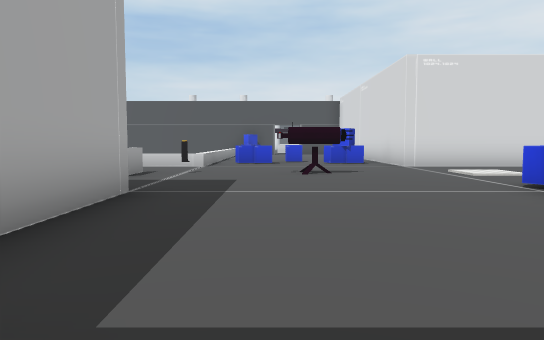
[1] (above)

23 first-person views from a walk through a Unity game level. The camera is 1.2 m above the floor, tilts 4° down and sees 70° across. Doors are open. The floor is counted in squares, 2 m on a side. Each view is taken from the middle of a square. On the plan, view 1 faces up. The plan holds only what a view shows up to about 11 squares ahead; the rest is blank. The place goes on beyond the plan. The player is left out. Some surface patterns are stand-ins.

[2]
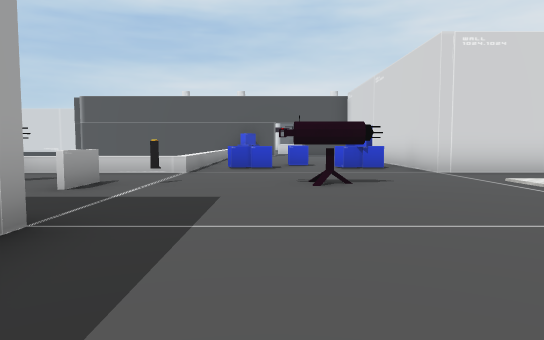

[3]
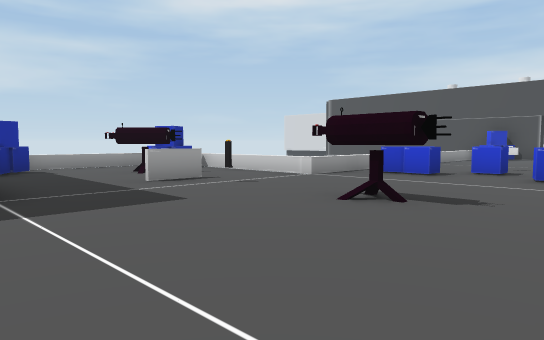

[4]
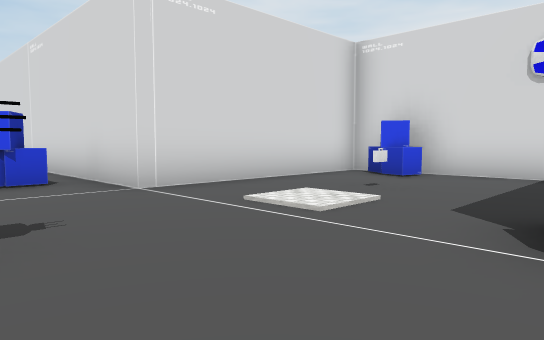

[5]
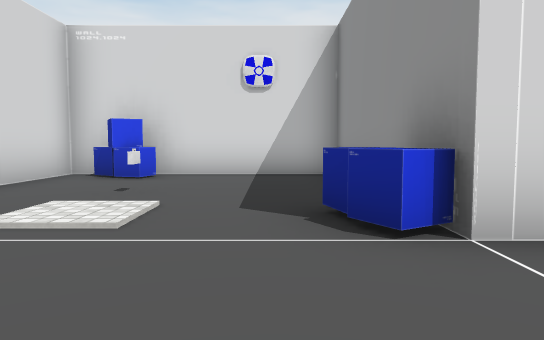

[6]
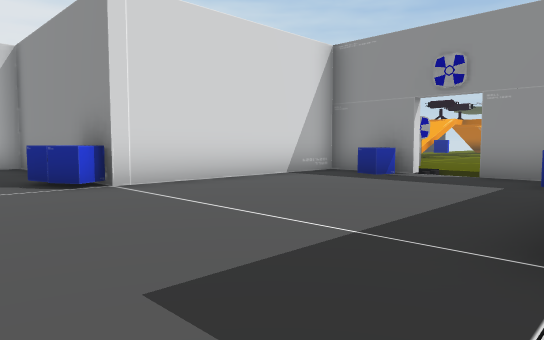

[7]
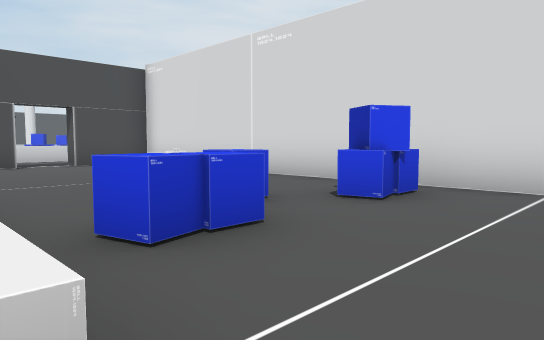

[8]
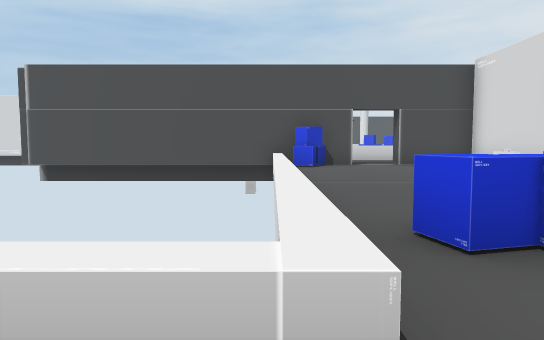

[9]
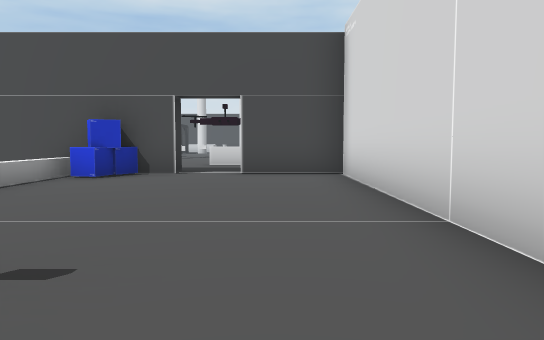

[10]
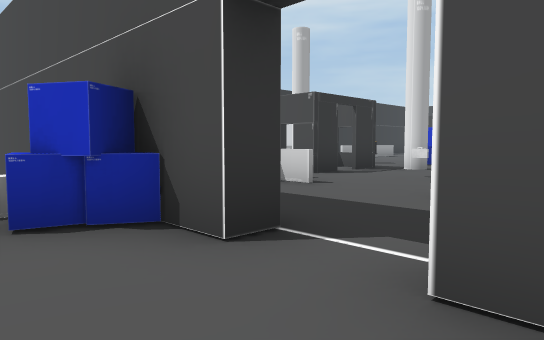

[11]
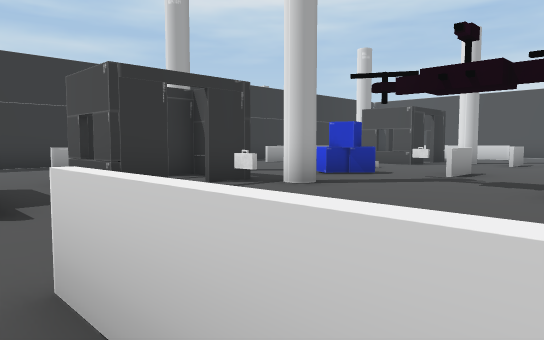

[12]
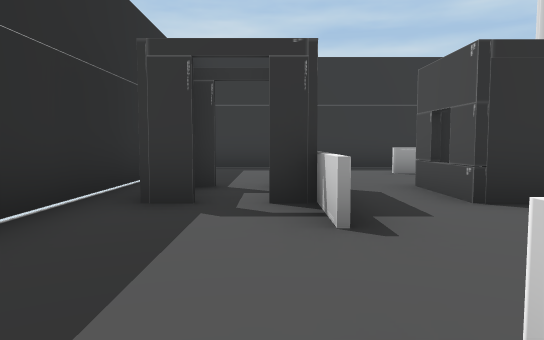

[13]
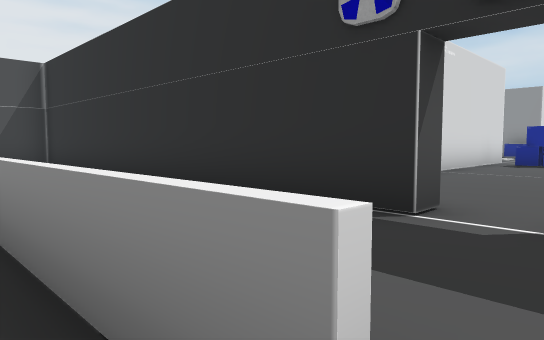

[14]
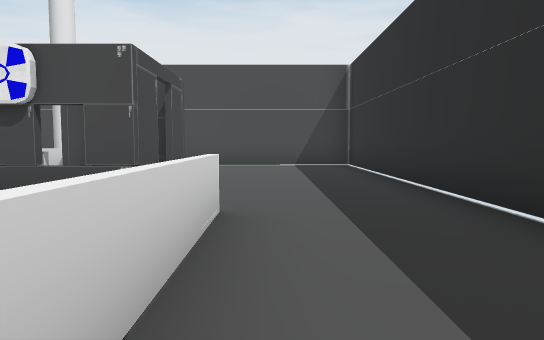

[15]
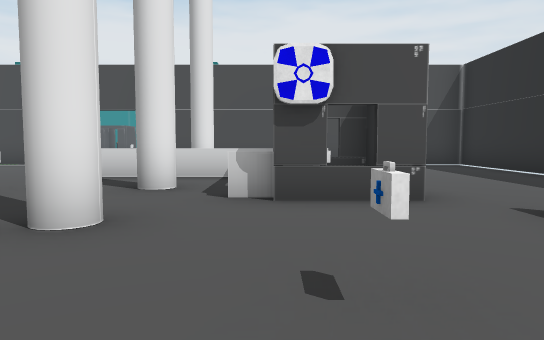

[16]
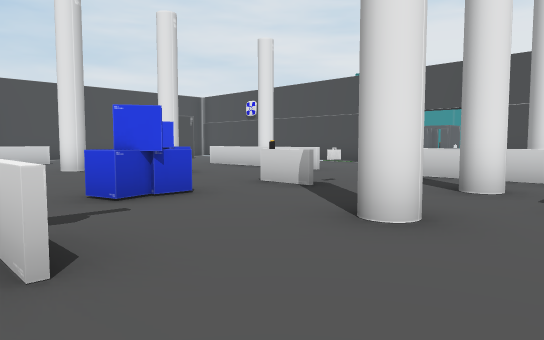

[17]
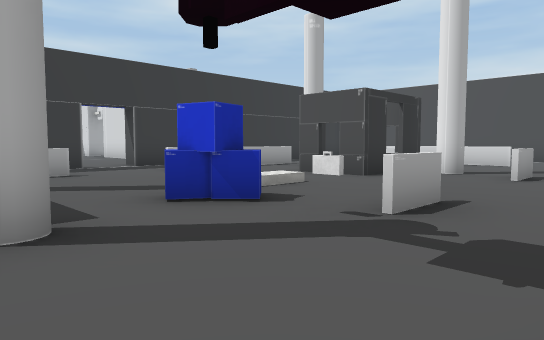

[18]
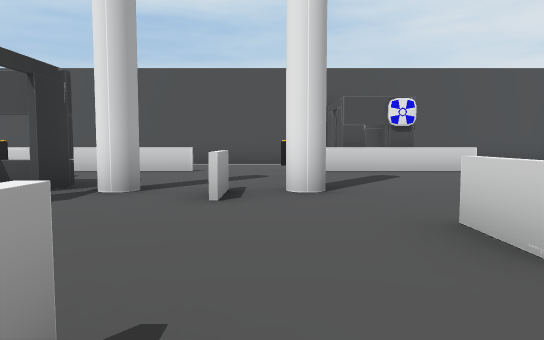

[19]
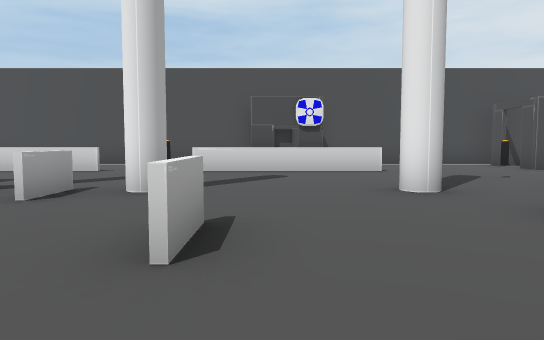

[20]
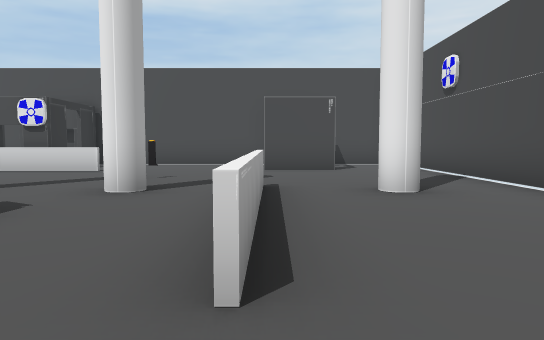

[21]
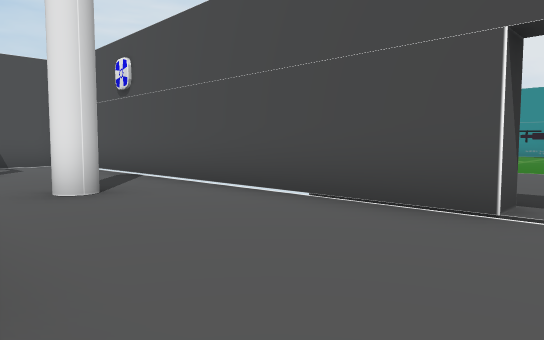

[22]
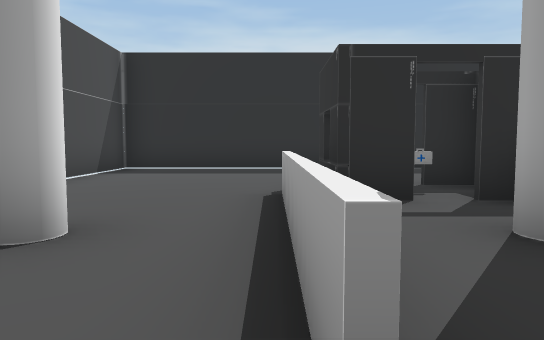

[23]
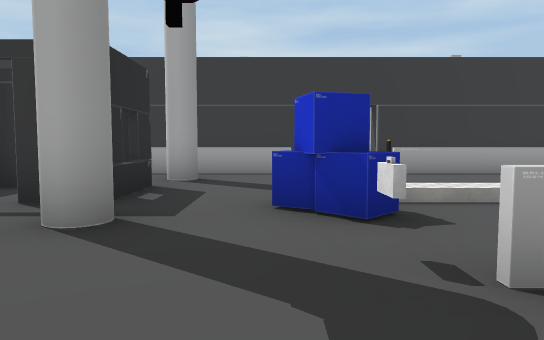

### Floor plan
Key: @ floor where view 1 was taken; # wall or solid block; x gap in a wall; . floor; / step, stairs or slope; D open door; = window, fence, low wall or low ledge; ^ raised ledge; O other object.
Columns run from 10 left of view 1 to 12 right of it. Each row starts with its distance up from view 1.
 40   ####################
 39         ... ## ...OO..
 38         ... ## ...OO..#
 37      ====..====.......#
 36      O....O.....O.....#
 35  #     ...............#
 34  # =. ###=x...#.#.=.#.#
 33  # =..##.=........=...#
 32  # =...........O..=...#
 31 .#.=.. ....=......=...#
 30 .D...O /.=......O....D#
 29  #...../OO...O.=O....D
 28  # =...OO.........=.  #
 27  # =.#.....=..#.#.=.# #
 26  # =..##..........=.. #
 25  #.=.....O..O..#.#=.. #
 24  #....##.......#O#....#
 23  #  .  ==..====.......#
 22  #....OO=.............#
 21  #....OO..............#
 20  ##########D###########
 19       # ^O....#
 18         ^.....#
 17         ^.....#
 16         ^.....#
 15         ^.....#
 14         ^..O..#
 13         ^.....#
 12         ^..O..#
 11         ^OO.O.#
 10     O^^^^.....######
  9    ^O.............O#
  8    ^..#=O..#....O.O#
  7    ^.#.=...........#
  6    ^O..............#
  5     O.........O....#
  4         #.....######
  3         #.....#
  2          .....#
  1          O....#
  0          .@DO.#
 -1          #x  ##

Where each view was taken, in squares from view 1:
view 1: 0 up, 0 right, facing up
view 2: 2 up, 0 right, facing up
view 3: 4 up, 3 right, facing up-left
view 4: 5 up, 1 right, facing up-right
view 5: 6 up, 1 right, facing right
view 6: 7 up, 2 left, facing down-right
view 7: 9 up, 2 left, facing up-right
view 8: 9 up, 2 left, facing up
view 9: 12 up, 2 right, facing up
view 10: 18 up, 2 right, facing up-left
view 11: 22 up, 2 right, facing up-left
view 12: 22 up, 1 right, facing left
view 13: 23 up, 0 right, facing down-right
view 14: 22 up, 1 right, facing right
view 15: 25 up, 1 right, facing right
view 16: 25 up, 1 right, facing up-right
view 17: 26 up, 1 right, facing up-left
view 18: 29 up, 0 right, facing up
view 19: 29 up, 2 right, facing up
view 20: 29 up, 8 right, facing up
view 21: 29 up, 8 right, facing up-right
view 22: 29 up, 8 right, facing down
view 23: 28 up, 1 right, facing left
